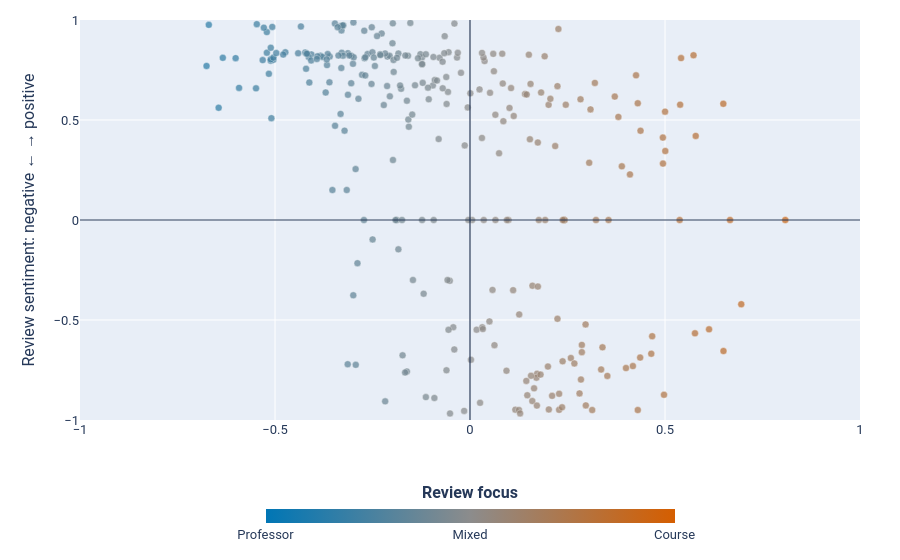

The cell this chart's notebook holds for it:
### Code cell
# make graph :DDD
import plotly.express as px

fig = px.scatter(
    df_sample,
    x="x",
    y="y",
    color="focus_score",
    color_continuous_scale=[
        [0.0, "#0076B5"],  # professor-focused, Spec blue
        [0.5, "#8C8C8C"],  # mixed
        [1.0, "#D55E00"]   # course-focused, orange
    ],
    range_color=[-1, 1],
    custom_data=["review_wrapped"],
    title=None
)

fig.update_traces(
    hovertemplate=(
        "<b>Review excerpt</b><br><br>"
        "%{customdata[0]}"
        "<extra></extra>"
    ),
    marker=dict(
        size=7,
        opacity=0.72,
        line=dict(width=0.4, color="white")
    )
)

fig.update_layout(
    xaxis_title=None,
    yaxis_title="Review sentiment: negative ← → positive",
    height=560,
    margin=dict(l=80, r=40, t=20, b=95),
    font=dict(
        family="Roboto, Arial, sans-serif",
        size=13,
        color="#253858"
    ),
    paper_bgcolor="white",
    plot_bgcolor="#E8EEF7",
    hoverlabel=dict(
        bgcolor="white",
        font_size=13,
        font_family="Roboto, Arial, sans-serif",
        bordercolor="#253858"
    ),
    coloraxis_colorbar=dict(
        title=dict(text="<b>Review focus</b>", side="top"),
        orientation="h",
        x=0.5,
        xanchor="center",
        y=-0.15,
        yanchor="top",
        len=0.55,
        thickness=14,
        tickmode="array",
        tickvals=[-1, 0, 1],
        ticktext=[
            "Professor",
            "Mixed",
            "Course"
        ]
    )
)

fig.update_xaxes(
    range=[-1, 1],
    zeroline=False,
    showgrid=True,
    gridcolor="white",
    title_standoff=14
)

fig.update_yaxes(
    range=[-1, 1],
    zeroline=False,
    showgrid=True,
    gridcolor="white",
    title_standoff=14
)

fig.add_vline(x=0, line_width=1.2, line_color="#253858")
fig.add_hline(y=0, line_width=1.2, line_color="#253858")

fig.show()

### Figure 1 — Plotly figure (JSON) as saved in the notebook; plotly's stock layout.template omitted (floating-point values rounded to 4 significant figures; data arrays with more than 128 entries replaced by an {"elided": "..."} marker saying what was removed)
{"data": [{"customdata": {"elided": "287x1 str values"}, "hovertemplate": "<b>Review excerpt</b><br><br>%{customdata[0]}<extra></extra>", "legendgroup": "", "marker": {"color": {"elided": "287 float values"}, "coloraxis": "coloraxis", "line": {"color": "white", "width": 0.4}, "opacity": 0.72, "size": 7, "symbol": "circle"}, "mode": "markers", "name": "", "orientation": "v", "showlegend": false, "type": "scatter", "x": {"elided": "287 float values"}, "xaxis": "x", "y": {"elided": "287 float values"}, "yaxis": "y"}], "layout": {"coloraxis": {"cmax": 1, "cmin": -1, "colorbar": {"len": 0.55, "orientation": "h", "thickness": 14, "tickmode": "array", "ticktext": ["Professor", "Mixed", "Course"], "tickvals": [-1, 0, 1], "title": {"side": "top", "text": "<b>Review focus</b>"}, "x": 0.5, "xanchor": "center", "y": -0.15, "yanchor": "top"}, "colorscale": [[0, "#0076B5"], [0.5, "#8C8C8C"], [1, "#D55E00"]]}, "font": {"color": "#253858", "family": "Roboto, Arial, sans-serif", "size": 13}, "height": 560, "hoverlabel": {"bgcolor": "white", "bordercolor": "#253858", "font": {"family": "Roboto, Arial, sans-serif", "size": 13}}, "legend": {"tracegroupgap": 0}, "margin": {"b": 95, "l": 80, "r": 40, "t": 20}, "paper_bgcolor": "white", "plot_bgcolor": "#E8EEF7", "shapes": [{"line": {"color": "#253858", "width": 1.2}, "type": "line", "x0": 0, "x1": 0, "xref": "x", "y0": 0, "y1": 1, "yref": "y domain"}, {"line": {"color": "#253858", "width": 1.2}, "type": "line", "x0": 0, "x1": 1, "xref": "x domain", "y0": 0, "y1": 0, "yref": "y"}], "xaxis": {"anchor": "y", "domain": [0, 1], "gridcolor": "white", "range": [-1, 1], "showgrid": true, "title": {"standoff": 14}, "zeroline": false}, "yaxis": {"anchor": "x", "domain": [0, 1], "gridcolor": "white", "range": [-1, 1], "showgrid": true, "title": {"standoff": 14, "text": "Review sentiment: negative ← → positive"}, "zeroline": false}}}
